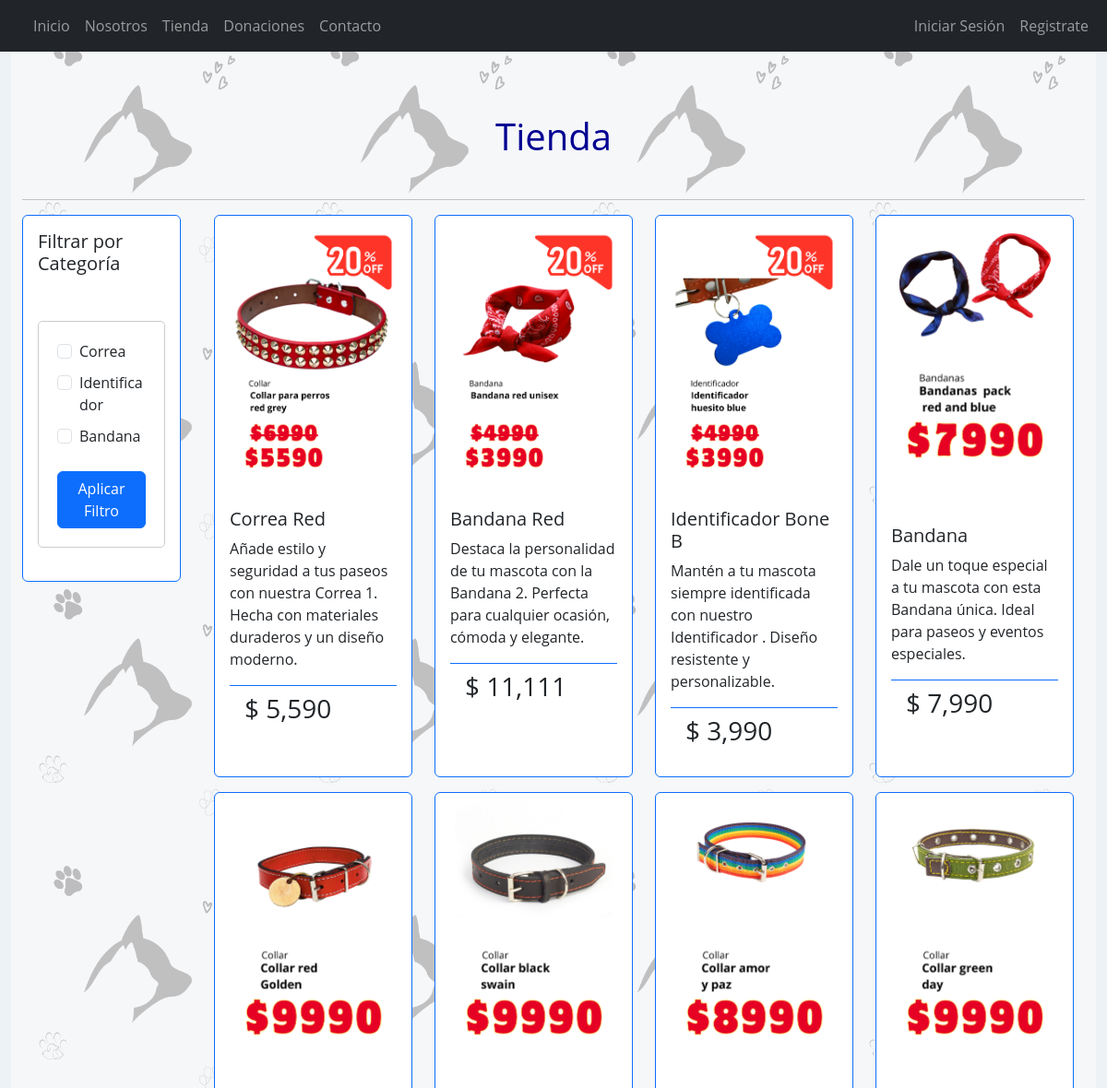
Page /tienda/ (upper part) on the earlier database version.
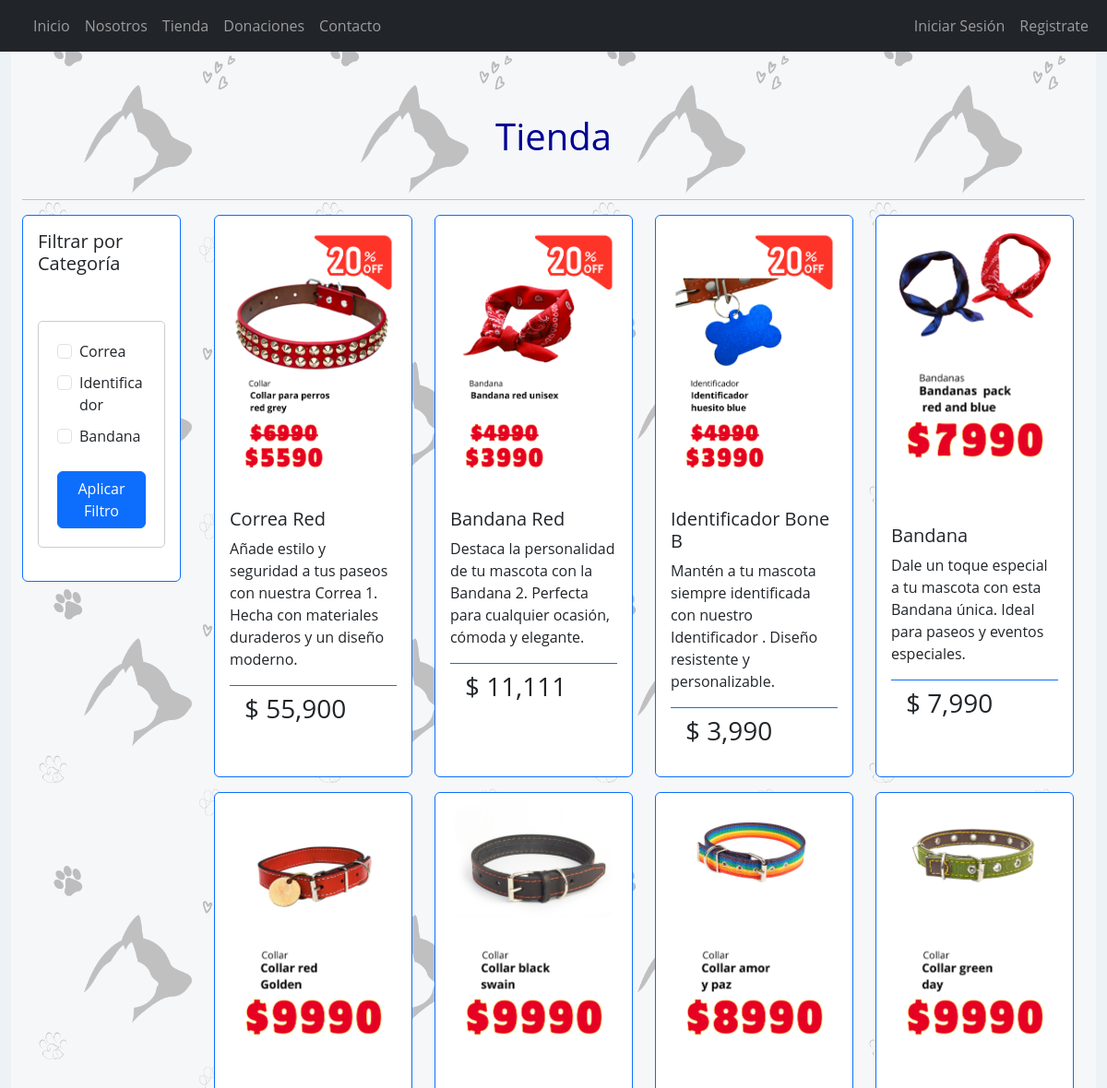
Same page on the later database version.
### appShop/models.py (models this page shows, shortened)
class Category(models.Model):
    id_category  = models.AutoField(db_column='idCategory', primary_key=True)
    category     = models.CharField(max_length=20, blank=False, null=False)

class Product(models.Model):
    id_product       = models.AutoField(db_column='idProduct', primary_key=True)
    products         = models.CharField(max_length=20, blank=True, null=True)
    price            = models.IntegerField(blank=True, null=True)
    id_category      = models.ForeignKey('Category',on_delete=models.CASCADE, db_column='idCategory')
    image            = models.ImageField(upload_to="productos", null=True)
    description      = models.TextField()
    activo           = models.BooleanField(default=True)

### appShop/views.py (the view)
# urls.py: path('tienda/', views.tienda, name='tienda'),
def tienda(request):
    categorias_seleccionadas = request.GET.getlist('categoria')
    if categorias_seleccionadas:
        productos = Product.objects.filter(id_category__category__in=categorias_seleccionadas,activo=True)
    else:
        productos = Product.objects.all()
    categorias = Category.objects.all()
    context = {
        'Productos': productos,
        'Categorias': categorias,
        'categorias_seleccionadas': categorias_seleccionadas,
    }
    return render(request, 'appShop/tienda.html', context)

### appShop/templates/appShop/tienda.html (shortened to what this page needs)
{% extends 'appShop/base.html' %}
{% load static %}
{% load humanize%}
{% block contenido %}
<div class="container-fluid bg-opacity-75 bg-light">
    <br><br>
    <header class="header">
        <h1>Tienda</h1>
    </header>
    <hr>
    <div class="row justify-content-start">
        <div class="col-lg-2 col-md-3 col-sm-4 col-12 mb-3">
            <div class="card border-primary">
                <div class="card-body">
                    <h5 class="card-title">Filtrar por Categoría</h5>
                    <form id="filter-form" method="get" action="{% url 'tienda' %}">
                        {% for categoria in Categorias %}
                        <div class="form-check">
                            <input class="form-check-input" type="checkbox" name="categoria" value="{{ categoria.category }}"
                            id="categoria-{{ categoria.id_category }}" {% if categoria.category in categorias_seleccionadas %}checked{% endif %}>
                            <label class="form-check-label" for="categoria-{{ categoria.id_category }}">
                                {{ categoria.category }}
                            </label>
                        </div>
                        {% endfor %}
                        <button type="submit" class="btn btn-primary mt-3">Aplicar Filtro</button>
                    </form>
                </div>
            </div>
        </div>
        <div class="col-lg-10 col-md-9 col-sm-8 col-12">
            <div class="container-fluid">
                <div class="row">
                    {% for producto in Productos %}
                    <div class="col-lg-3 col-md-4 col-sm-6 col-12 mb-3">
                        <div class="card border-primary h-100">
                            {% if producto.image %}
                            <img src="{{ producto.image.url }}" class="card-img-top" alt="{{ producto.products }}">
                            {% endif %}
                            <div class="card-body d-flex flex-column">
                                <h5 class="card-title">{{ producto.products | title }}</h5>
                                <div class="card-text mb-3">
                                    {{ producto.description }}
                                </div>
                                <div class="card-footer bg-transparent border-primary">
                                    <h3>$ {{ producto.price | intcomma}}</h3>
                                </div>
                            </div>
                        </div>
                    </div>
                    {% endfor %}
                </div>
            </div>
        </div>
    </div>
</div>
{% endblock %}

### appShop/templates/appShop/base.html (shortened to what this page needs)
<!DOCTYPE html>
<html lang="es">
<head>
    {% load static %}
    <link href="https://cdn.jsdelivr.net/npm/bootstrap@5.3.3/dist/css/bootstrap.min.css" rel="stylesheet">
    <link rel="stylesheet" href="{% static '/appShop/css/styles.css' %}">
</head>
<body>
    <nav class="navbar navbar-expand-lg navbar-dark bg-dark">
        <div class="container-fluid">
            <div class="collapse navbar-collapse" id="navbarSupportedContent">
                <ul class="navbar-nav me-auto">
                    <li class="nav-item">
                        <a class="nav-link" aria-current="page" href="{% url 'home' %}">Inicio</a>
                    </li>
                    <li class="nav-item">
                        <a class="nav-link" aria-current="page" href="{% url 'nosotros' %}">Nosotros</a>
                    </li>
                    <li class="nav-item">
                        <a class="nav-link" aria-current="page" href="{% url 'tienda' %}">Tienda</a>
                    </li>
                    <li class="nav-item">
                        <a class="nav-link" aria-current="page" href="{% url 'donaciones' %}">Donaciones</a>
                    </li>
                    <li class="nav-item">
                        <a class="nav-link" aria-current="page" href="{% url 'contacto' %}">Contacto</a>
                    </li>
                </ul>
                <ul class="navbar-nav ms-auto">
                    {% if user.is_authenticated %}
                        <li class="nav-item dropdown">
                            <a class="nav-link dropdown-toggle" href="#" id="navbarDropdown" role="button" data-bs-toggle="dropdown" aria-expanded="false">
                                Agregar
                            </a>
                            <ul class="dropdown-menu" aria-labelledby="navbarDropdown">
                                {% if perms.appShop.add_product %}
                                    <li><a class="dropdown-item" href="{% url 'add_producto' %}">Agregar Producto</a></li>
                                {%endif%}
                                {% if perms.appShop.add_foundation %}
                                    <li><a class="dropdown-item" href="{% url 'add_donaciones' %}">Agregar Fundaciones</a></li>
                                {%endif%}
                            </ul>
                        </li>
                        <li class="nav-item dropdown">
                            <a class="nav-link dropdown-toggle" href="#" id="navbarDropdownList" role="button" data-bs-toggle="dropdown" aria-expanded="false">
                                Listar
                            </a>
                            <ul class="dropdown-menu" aria-labelledby="navbarDropdownList">
                                {% if perms.appShop.view_product %}
                                    <li><a class="dropdown-item" href="{% url 'list_producto' %}">Lista Producto</a></li>
                                {%endif%}
                                {% if perms.appShop.view_foundation %}
                                    <li><a class="dropdown-item" href="{% url 'list_donaciones' %}">Lista Fundaciones</a></li>
                                {%endif%}
                            </ul>
                        </li>
                        <li class="nav-item">
                            <a class="nav-link" aria-current="page" href="">@{{user.username}}</a>
                        </li>
                        <li class="nav-item">
                            <a class="nav-link" aria-current="page" href="{% url 'logout' %}">Cerrar Sesión</a>
                        </li>
                    {% else %}
                        <li class="nav-item">
                            <a class="nav-link" aria-current="page" href="{% url 'login' %}">Iniciar Sesión</a>
                        </li>
                        <li class="nav-item">
                            <a class="nav-link" aria-current="page" href="{% url 'registro' %}">Registrate</a>
                        </li>
                    {% endif %}
                </ul>
            </div>
        </div>
    </nav>
    <div class="container-fluid">
        <div id="content">
            {% block contenido %}
            {% endblock %}
        </div>
    </div>
</body>
</html>

### appShop/static/appShop/css/styles.css (style rules this page uses)
html { height: 100%; margin: 0; display: flex; flex-direction: column; }
body { background-image: url("../img/Index/fondo.png"); background-color:#EDF2F7; background-repeat: repeat; background-size: 300px 300px; font-family: 'Open Sans', sans-serif; height: 100%; margin: 0; display: flex; flex-direction: column; }
.header { text-align: center; padding: 20px 0; width: 100%; color: rgb(0, 0, 146); text-emphasis: rgb(246, 3, 3); }
form { max-width: 400px; margin: 50px auto 20px; padding: 20px; border: 1px solid #ccc; border-radius: 5px; }
label { display: block; margin-bottom: 10px; }

Differences in the rows shown:
changed Product "Correa Red": price "5,590" → "55,900"
